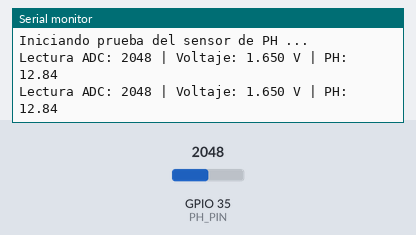
Bench run of a sketch on a simulated ESP32. Parts: the last lines printed to the serial monitor. The test bench sets the inputs (shaded band); at power-on: GPIO 35 (PH_PIN) = 2048.

Above: at 2.8 s.
2.9 s: GPIO 35 (PH_PIN) set to 2866
At 4.9 s:
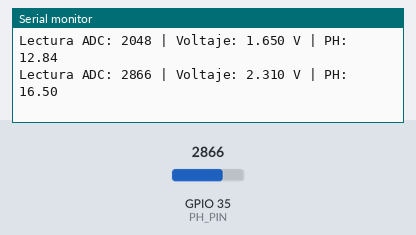
5.6 s: GPIO 35 (PH_PIN) set to 3603
At 6.5 s:
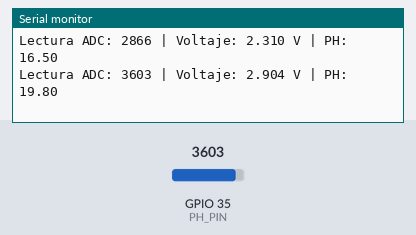
Timing chart, 0 to 8.6 s (numbered marks = the images above; inputs shaded):
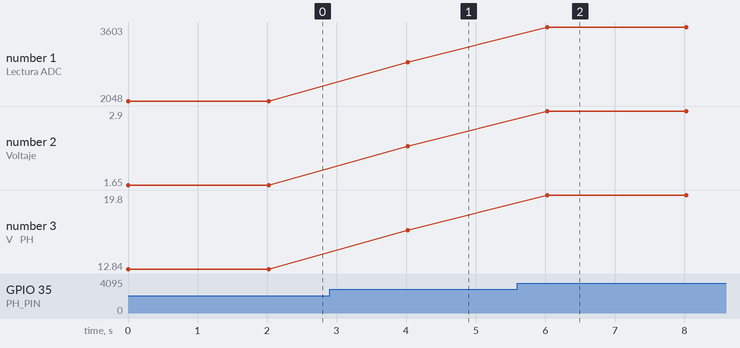

The sketch:

ph.ino
```cpp
#define PH_PIN 35

void setup() {
    Serial.begin(9600);
    Serial.println("Iniciando prueba del sensor de PH ...");
}

void loop() {
    // Mide un valor entre 0 y 4095
    int rawValue = analogRead(PH_PIN);

    // Convertir el valor leído a voltaje
    float voltage = rawValue * (3.3 / 4095.0);

    // Conversión aproximada de voltaje a pH
    float phValue = 7 - ((0.6 - voltage) / 0.18);

    Serial.print("Lectura ADC: ");
    Serial.print(rawValue);
    Serial.print(" | Voltaje: ");
    Serial.print(voltage, 3);
    Serial.print(" V | PH: ");
    Serial.println(phValue, 2);

    delay(2000);
}
```

Measured:
- after the input at 2.9 s, the serial monitor: prints a new line after 1.1 s (image 1)
- after the input at 5.6 s, the serial monitor: prints a new line after 0.43 s (image 2)
- plotted number 1: 2048 → 2866 after the input at 2.9 s, 2866 → 3603 after the input at 5.6 s
- plotted number 2: 1.65 → 2.31 after the input at 2.9 s, 2.31 → 2.9 after the input at 5.6 s
- plotted number 3: 12.84 → 16.5 after the input at 2.9 s, 16.5 → 19.8 after the input at 5.6 s
